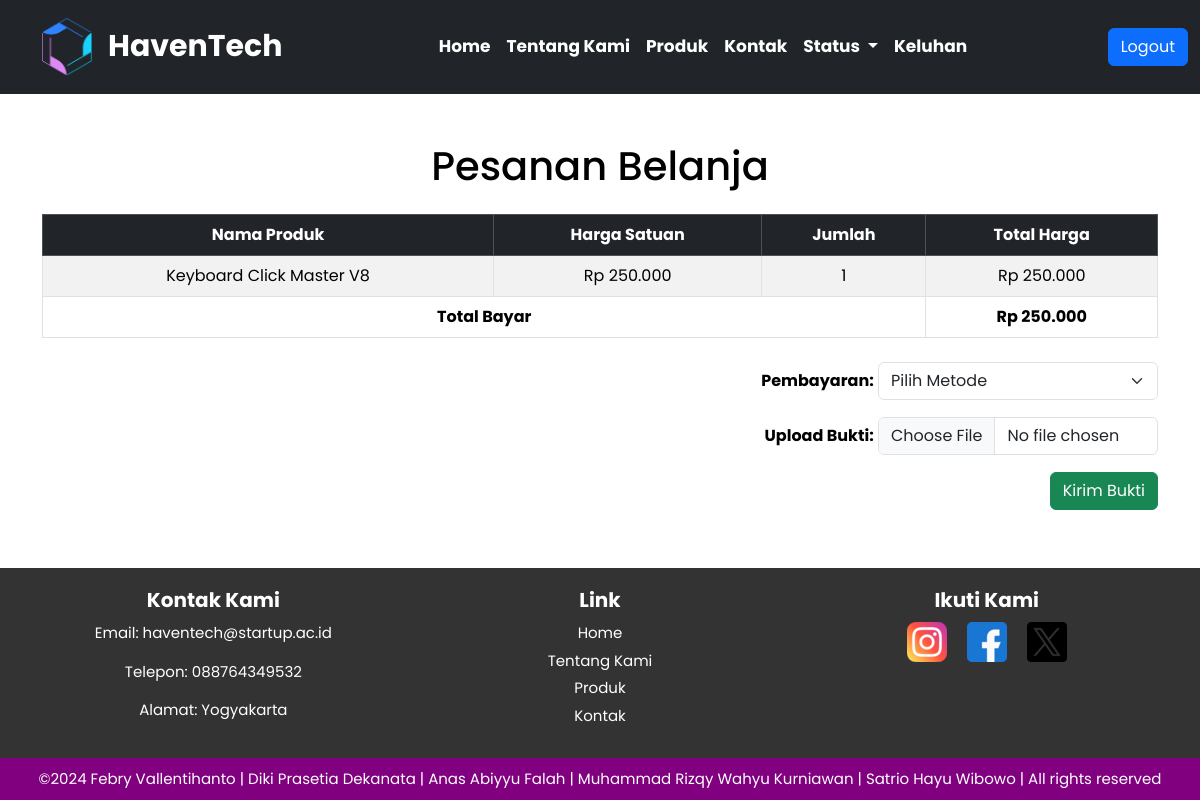
The app's page /home/bayar.php?id_keranjang=59 (signed in) with its own data.
### tables this page shows
CREATE TABLE `keranjang` (
  `id` int(11) NOT NULL,
  `id_produk` int(11) NOT NULL,
  `id_pengguna` int(11) NOT NULL,
  `harga` decimal(10,2) NOT NULL,
  `jumlah` int(11) NOT NULL DEFAULT 1
);

CREATE TABLE `produk` (
  `id_produk` int(11) NOT NULL,
  `nama_produk` varchar(200) NOT NULL,
  `harga` decimal(10,2) NOT NULL CHECK (`harga` >= 0),
  `stok` int(11) NOT NULL CHECK (`stok` >= 0),
  `id_kategori` int(11) DEFAULT NULL,
  `gambar_produk` varchar(255) DEFAULT NULL,
  `deskripsi` text DEFAULT NULL
);

### home/bayar.php (the view, shortened to what this page needs)
<?php
include('../config.php');
$id_pengguna = $_SESSION['user_id'];
if (isset($_POST['id_keranjang']) || isset($_GET['id_keranjang'])) {
  $id_keranjang = $_POST['id_keranjang'] ?? $_GET['id_keranjang'];
  $query = "SELECT k.id, p.nama_produk, k.harga, k.jumlah, (k.harga * k.jumlah) AS total_harga
              FROM keranjang k
              JOIN produk p ON k.id_produk = p.id_produk
              WHERE k.id_pengguna = ? AND k.id = ?";
  $stmt = $conn->prepare($query);
  $stmt->bind_param("ii", $id_pengguna, $id_keranjang);
  $stmt->execute();
  $result = $stmt->get_result();
  if ($result->num_rows > 0) {
    $produk_keranjang = $result->fetch_assoc();
    $total_bayar = $produk_keranjang['total_harga'];
  } else {
    echo "<script>alert('Produk yang dipilih tidak valid. Silakan kembali ke keranjang.');</script>";
    header("Location: keranjang.php");
    exit;
  }
} else {
  echo "<script>alert('ID keranjang tidak ditemukan. Silakan kembali ke keranjang.');</script>";
  header("Location: keranjang.php");
  exit;
}
?>
<!DOCTYPE html>
<html lang="id">
<head>
  <link href="https://cdn.jsdelivr.net/npm/bootstrap@5.3.3/dist/css/bootstrap.min.css" rel="stylesheet">
  <link rel="stylesheet" href="../css/home.css">
</head>
<body>
  <header>
    <nav class="navbar navbar-expand-lg navbar-dark bg-dark sticky-lg-top">
      <div class="container-fluid">
        <div class="d-flex align-items-center">
          <div class="logo me-3">
            <a href="home.php">
              <img src="../asset/logo.png" alt="logo" height="40">
            </a>
          </div>
          <a class="navbar-brand">HavenTech</a>
        </div>
        <div class="collapse navbar-collapse" id="navbarNav">
          <ul class="navbar-nav me-auto mb-2 mb-lg-0">
            <li class="nav-item">
              <a class="nav-link" href="home.php">Home</a>
            </li>
            <li class="nav-item">
              <a class="nav-link" href="about.html">Tentang Kami</a>
            </li>
            <li class="nav-item">
              <a class="nav-link" href="produk.php">Produk</a>
            </li>
            <li class="nav-item">
              <a class="nav-link" href="kontak.html">Kontak</a>
            </li>
            <li class="nav-item dropdown">
              <a class="nav-link dropdown-toggle" href="#" id="pesananDropdown" role="button" data-bs-toggle="dropdown" aria-expanded="false">
                Status
              </a>
            </li>
            <li class="nav-item">
              <a class="nav-link" href="ajukan_keluhan.php">Keluhan</a>
            </li>
          </ul>
          <div class="auth">
            <a class="btn btn-primary" href="../pengguna/logout.php">Logout</a>
          </div>
        </div>
      </div>
    </nav>
  </header>
  <div class="container my-5">
    <h1 class="text-center mb-4">Pesanan Belanja</h1>
    <table class="table table-bordered table-striped table-hover">
      <thead class="table-dark">
        <tr>
          <th>Nama Produk</th>
          <th>Harga Satuan</th>
          <th>Jumlah</th>
          <th>Total Harga</th>
        </tr>
      </thead>
      <tbody>
        <tr>
          <td><?= htmlspecialchars($produk_keranjang['nama_produk']) ?></td>
          <td>Rp <?= number_format($produk_keranjang['harga'], 0, ',', '.') ?></td>
          <td><?= $produk_keranjang['jumlah'] ?></td>
          <td>Rp <?= number_format($produk_keranjang['total_harga'], 0, ',', '.') ?></td>
        </tr>
      </tbody>
      <tfoot>
        <tr>
          <th colspan="3">Total Bayar</th>
          <th>Rp <?= number_format($total_bayar, 0, ',', '.') ?></th>
        </tr>
      </tfoot>
    </table>
    <form method="post" enctype="multipart/form-data" class="mt-4">
      <div class="mb-3 text-end">
        <label for="metode_bayar" class="form-label"><strong>Pembayaran:</strong></label>
        <select id="metode_bayar" name="metode_bayar" class="form-select d-inline-block" style="width: 280px;" required>
          <option value="">Pilih Metode</option>
        </select>
      </div>
      <div class="mb-3 text-end">
        <label for="bukti_bayar" class="form-label"><strong>Upload Bukti:</strong></label>
        <input type="file" class="form-control d-inline-block" style="width: 280px;" name="bukti_bayar" id="bukti_bayar" required>
      </div>
      <div class="text-end">
        <button type="submit" class="btn btn-success">Kirim Bukti</button>
      </div>
    </form>
  </div>
  <footer class="footer">
    <div class="footer-kontak">
      <h3>Kontak Kami</h3>
      <p>Email: haventech@startup.ac.id</p>
      <p>Telepon: 088764349532 </p>
      <p>Alamat: Yogyakarta</p>
    </div>
    <div class="footer-kontak">
      <h3>Link</h3>
      <div class="footer-link">
        <a href="home.php">Home</a>
        <a href="about.html">Tentang Kami</a>
        <a href="produk.php">Produk</a>
        <a href="kontak.html">Kontak</a>
      </div>
    </div>
    <div class="footer-kontak">
      <h3>Ikuti Kami</h3>
      <div class="footer-icon">
        <a href="https://www.instagram.com/"><img src="../asset/icon1.png"></a>
        <a href="https://www.facebook.com/?locale=id_ID"><img src="../asset/icon2.png"></a>
        <a href="https://x.com/?lang=id"><img src="../asset/icon3.png"></a>
      </div>
    </div>
  </footer>
  <div class="footer-copyright">
    &copy;2024 Febry Vallentihanto | Diki Prasetia Dekanata | Anas Abiyyu Falah | Muhammad Rizqy Wahyu Kurniawan | Satrio Hayu Wibowo | All rights reserved
  </div>
</body>
</html>

### css/home.css (style rules this page uses)
body { background-color: white; color: black; text-align: center; font-family: "Poppins"; background-size: cover; background-position: center; background-attachment: fixed; display: flex; flex-direction: column; min-height: 100vh; }
.container-fluid { margin-top: 10px; margin-bottom: 10px; }
.logo img { width: 50px; height: auto; margin-left: 30px; }
.navbar-nav { margin: auto; }
.navbar-brand { font-size: 30px; font-weight: bold; }
.nav-link { color: white; font-size: 17px; font-weight: bold; }
.auth { align-items: center; }
.footer { display: flex; justify-content: space-around; align-items: flex-start; padding: 20px; background-color: #333; color: white; flex-wrap: wrap; margin-top: auto; }
.footer-kontak { display: flex; flex-direction: column; margin: 0 10px; flex: 1; text-align: center; }
.footer-kontak h3 { margin-bottom: 10px; color: white; font-size: 20px; font-weight: bold; }
.footer-kontak p { font-size: 15px; }
.footer-icon { display: flex; justify-content: center; gap: 20px; }
.footer-icon img { width: 40px; height: 40px; display: flex; }
.footer-link { display: flex; flex-direction: column; }
.footer-link a { color: white; margin-bottom: 5px; text-decoration: none; font-size: 15px; }
.footer-copyright { background-color: purple; padding: 10px; text-align: center; color: white; font-size: 15px; }

### records on screen
keranjang: id_produk.nama_produk "Keyboard Click Master V8", harga "250.000", jumlah "1"

### other values on screen
$produk_keranjang['total_harga'] "250.000"
$total_bayar "250.000"
